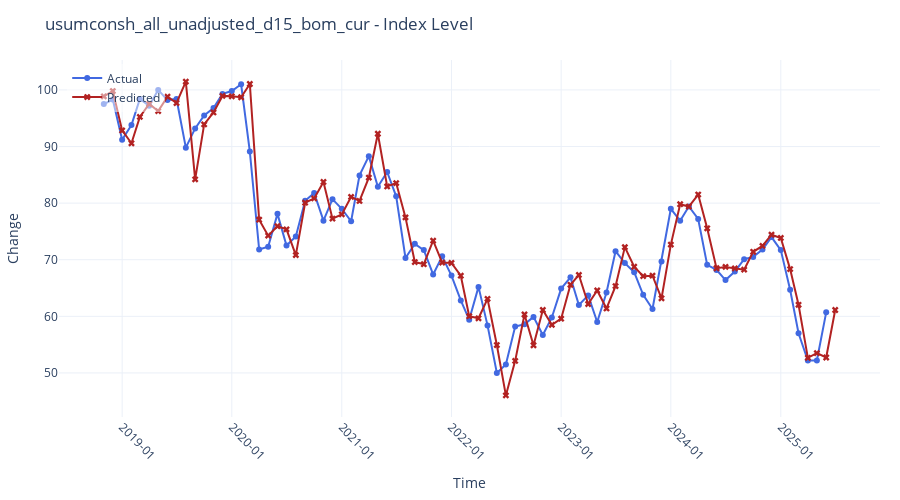

Source (notebook cell):
### Code cell
plot_forecasts(df.sort_values('timestamp'),plot_type='index')
